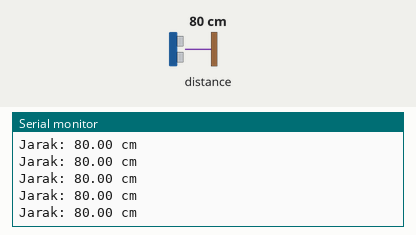
The sketch below on a simulated ESP32-S3. Shown: the last lines printed to the serial monitor. The inputs (shaded band) are chosen by the test bench; at power-on: distance to the obstacle 80 cm.

Above: at 1.2 s.
1.3 s: distance to the obstacle set to 2 cm
At 1.49 s:
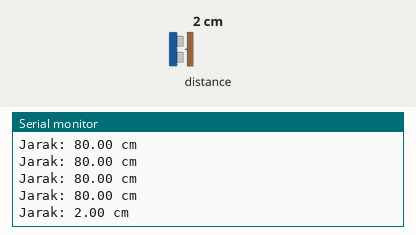
2.8 s: distance to the obstacle set to 4 cm
At 2.82 s:
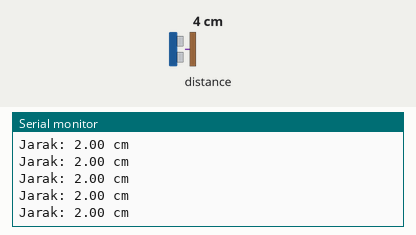
Timing chart, 0 to 5.8 s (numbered marks = the images above; inputs shaded):
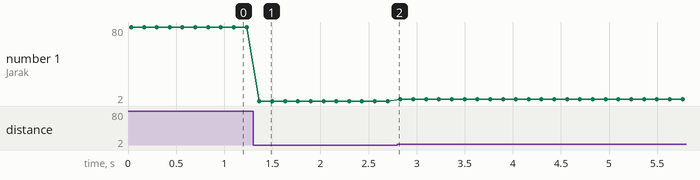

The sketch:

jarak.ino
```cpp
#include <Wire.h>
#include <VL53L1X.h>

VL53L1X sensor;

// Sesuaikan pin I2C default ESP32-S3 Anda
#define I2C_SDA 4
#define I2C_SCL 5

void setup() {
  Serial.begin(115200);

  // Memulai I2C dengan pin khusus ESP32-S3
  Wire.begin(I2C_SDA, I2C_SCL);
  Wire.setClock(400000); // Mengatur I2C ke kecepatan tinggi (400 kHz)

  sensor.setTimeout(500);

  // Inisialisasi sensor
  if (!sensor.init()) {
    Serial.println("Gagal mendeteksi dan menginisialisasi sensor VL53L1X!");
    while (1); // Berhenti di sini jika gagal
  }

  // Pengaturan sensor
  // Gunakan VL53L1X::Short untuk jarak < 1.3m (lebih stabil terhadap cahaya)
  sensor.setDistanceMode(VL53L1X::Long);

  // Waktu ukur dalam mikrodetik (semakin besar semakin akurat, tapi lebih lambat)
  sensor.setMeasurementTimingBudget(50000);

  // Mulai pengukuran kontinu tiap 50 milidetik
  sensor.startContinuous(50);

  Serial.println("Sensor siap!");
}

void loop() {
  // Membaca jarak dari sensor dalam milimeter
  uint16_t distance_mm = sensor.read();

  // Mengubah milimeter ke sentimeter
  float distance_cm = distance_mm / 10.0;

  Serial.print("Jarak: ");
  Serial.print(distance_cm);
  Serial.println(" cm");

  if (sensor.timeoutOccurred()) {
    Serial.println(" TIMEOUT (Sensor tidak merespons)");
  }

  delay(100);
}
```

Measured:
- after the input at 1.3 s, the serial monitor: prints a new line after 0.07 s (image 1)
- plotted number 1: 80 → 2 after the input at 1.3 s, 2 → 4 after the input at 2.8 s
